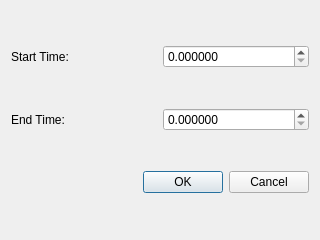
<?xml version="1.0" encoding="UTF-8"?>
<ui version="4.0">
 <class>daqLoadPrompt</class>
 <widget class="QDialog" name="daqLoadPrompt">
  <property name="geometry">
   <rect>
    <x>0</x>
    <y>0</y>
    <width>320</width>
    <height>240</height>
   </rect>
  </property>
  <property name="windowTitle">
   <string>Load DAQ file</string>
  </property>
  <layout class="QVBoxLayout" name="verticalLayout">
   <item>
    <layout class="QHBoxLayout" name="horizontalLayout">
     <item>
      <widget class="QLabel" name="startTimeLabel">
       <property name="text">
        <string>Start Time:</string>
       </property>
      </widget>
     </item>
     <item>
      <widget class="QDoubleSpinBox" name="startTimeDoubleSpinBox">
       <property name="decimals">
        <number>6</number>
       </property>
      </widget>
     </item>
    </layout>
   </item>
   <item>
    <layout class="QHBoxLayout" name="horizontalLayout_2">
     <item>
      <widget class="QLabel" name="endTimeLabel">
       <property name="text">
        <string>End Time:</string>
       </property>
      </widget>
     </item>
     <item>
      <widget class="QDoubleSpinBox" name="endTimeDoubleSpinBox">
       <property name="decimals">
        <number>6</number>
       </property>
      </widget>
     </item>
    </layout>
   </item>
   <item>
    <widget class="QDialogButtonBox" name="buttonBox">
     <property name="orientation">
      <enum>Qt::Horizontal</enum>
     </property>
     <property name="standardButtons">
      <set>QDialogButtonBox::Cancel|QDialogButtonBox::Ok</set>
     </property>
    </widget>
   </item>
  </layout>
 </widget>
 <resources/>
 <connections>
  <connection>
   <sender>buttonBox</sender>
   <signal>accepted()</signal>
   <receiver>daqLoadPrompt</receiver>
   <slot>accept()</slot>
   <hints>
    <hint type="sourcelabel">
     <x>248</x>
     <y>254</y>
    </hint>
    <hint type="destinationlabel">
     <x>157</x>
     <y>274</y>
    </hint>
   </hints>
  </connection>
  <connection>
   <sender>buttonBox</sender>
   <signal>rejected()</signal>
   <receiver>daqLoadPrompt</receiver>
   <slot>reject()</slot>
   <hints>
    <hint type="sourcelabel">
     <x>316</x>
     <y>260</y>
    </hint>
    <hint type="destinationlabel">
     <x>286</x>
     <y>274</y>
    </hint>
   </hints>
  </connection>
 </connections>
</ui>
